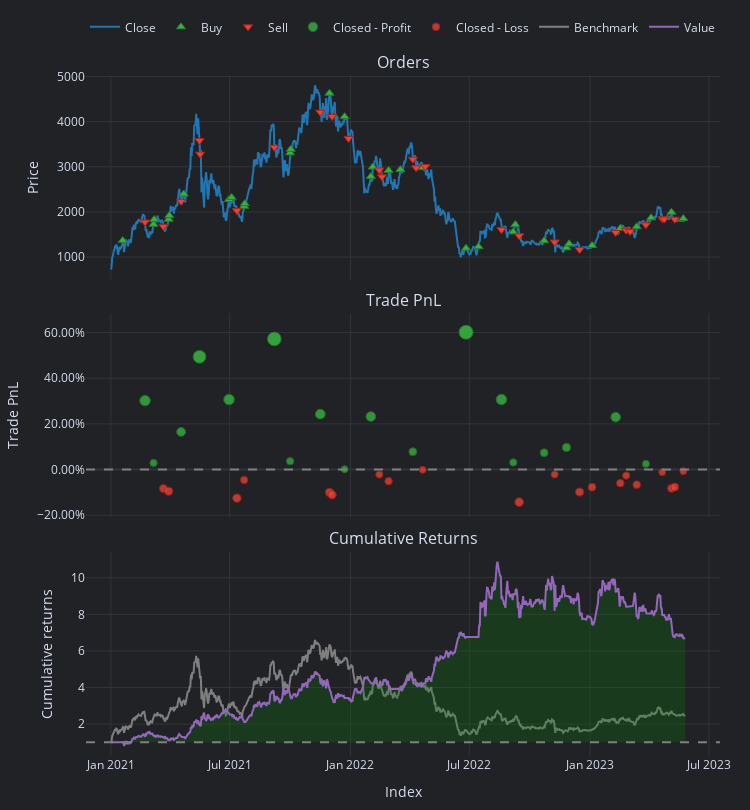

Notebook source saved alongside this figure:
### Markdown cell above
Suppose you want to select the best Sharpe Ratio, for this you will want to filter over the list of portfolio simulations. Here is how we did it before we did the looping. If your kernel crashed on that section then this next section won't work, just don't run these cells.

### Code cell
# print the total returns for all the combinations
print(f'The best total return is {pf.total_return.max()}')
print(f'The best long and short period combination is {pf.total_return.idxmax()}')

# Isolate the best Sharpe ratio portfolio
best_sharpe = pf.sharpe_ratio.max()
print(f'The best Sharpe ratio of all the combinations is {best_sharpe:.2f}')
best_sharpe_combination = pf.sharpe_ratio.idxmax()
print(f'The best combination is {best_sharpe_combination}')

# Isolate the best Sortino ratio portfolio
best_sortino = pf.sortino_ratio.max()
print(f'The best Sortino ratio of all the combinations is {best_sortino:.2f}')
best_sortino_combination = pf.sortino_ratio.idxmax()
print(f'The best combination is {best_sortino_combination}')

# Isolate the best Win rate portfolio
best_win_rate = pf.trades.win_rate.max() # Note these are in the portfolio.trades object not the portfolio object
print(f'The best Win rate of all the combinations is {best_win_rate:.2f}')
best_win_rate_combination = pf.trades.win_rate.idxmax() 
print(f'The best combination is {best_win_rate_combination}')

# Isolate the best max drawdown
best_max_drawdown = pf.max_drawdown.max()
print(f'The best max drawdown of all the combinations is {best_max_drawdown:.2%}')
best_max_drawdown_combination = pf.max_drawdown.idxmax()
print(f'The best combination is {best_max_drawdown_combination}')

# You get the gist. You can do this for any of the metrics in the stats dataframe

# Show the portfolio backtest simulation
# pf[13,9].plot().show() # you can call the pf object like a dictionary to get the backtest of a specific combination
# The above is the same as 
pf[best_sharpe_combination].plot().show() # you can call the pf object like a dictionary to get the backtest of a specific combination

# Show the portfolio backtest simulation

### Figure 1 — Plotly figure (JSON) as saved in the notebook; plotly's stock layout.template omitted (floating-point values rounded to 4 significant figures; data arrays with more than 128 entries replaced by an {"elided": "..."} marker saying what was removed)
{"data": [{"legendgroup": "0", "line": {"color": "#1f77b4"}, "mode": "lines", "name": "Close", "showlegend": true, "type": "scatter", "uid": "4b94bcf5-2c6f-46b4-9651-396e0f8f7092", "x": {"elided": "876 str values"}, "xaxis": "x", "y": {"elided": "876 float values"}, "yaxis": "y"}, {"customdata": {"elided": "32x9 mixed values"}, "hovertemplate": "<br>Order Id: %{customdata[0]}\n<br>Signal Index: %{customdata[1]}\n<br>Creation Index: %{customdata[2]}\n<br>Fill Index: %{customdata[3]}\n<br>Size: %{customdata[4]:,}\n<br>Price: %{customdata[5]:,}\n<br>Fees: %{customdata[6]:,}\n<br>Type: %{customdata[7]}\n<br>Stop Type: %{customdata[8]}", "marker": {"color": "#37B13F", "line": {"color": "rgb(38,123,44)", "width": 1}, "size": 8, "symbol": "triangle-up"}, "mode": "markers", "name": "Buy", "type": "scatter", "uid": "6512448f-1668-4d5d-9266-44ef010d9478", "x": ["2021-01-19T00:00:00+00:00", "2021-03-07T00:00:00+00:00", "2021-03-08T00:00:00+00:00", "2021-03-30T00:00:00+00:00", "2021-03-31T00:00:00+00:00", "2021-04-22T00:00:00+00:00", "2021-06-30T00:00:00+00:00", "2021-07-04T00:00:00+00:00", "2021-07-23T00:00:00+00:00", "2021-07-24T00:00:00+00:00", "2021-10-01T00:00:00+00:00", "2021-10-02T00:00:00+00:00", "2021-11-30T00:00:00+00:00", "2021-12-23T00:00:00+00:00", "2022-02-01T00:00:00+00:00", "2022-02-04T00:00:00+00:00", "2022-02-28T00:00:00+00:00", "2022-03-18T00:00:00+00:00", "2022-04-21T00:00:00+00:00", "2022-06-26T00:00:00+00:00", "2022-07-15T00:00:00+00:00", "2022-09-06T00:00:00+00:00", "2022-09-09T00:00:00+00:00", "2022-10-23T00:00:00+00:00", "2022-11-26T00:00:00+00:00", "2022-11-30T00:00:00+00:00", "2023-01-04T00:00:00+00:00", "2023-02-16T00:00:00+00:00", "2023-03-13T00:00:00+00:00", "2023-04-04T00:00:00+00:00", "2023-05-05T00:00:00+00:00", "2023-05-23T00:00:00+00:00"], "xaxis": "x", "y": [1365.0, 1726.0, 1833.0, 1840.0, 1919.0, 2398.0, 2276.0, 2323.0, 2124.0, 2185.0, 3310.0, 3388.0, 4630.0, 4111.0, 2787.0, 2995.0, 2921.0, 2939.0, 2984.0, 1198.0, 1231.0, 1559.0, 1718.0, 1364.0, 1206.0, 1294.0, 1257.0, 1638.0, 1673.0, 1870.0, 1993.0, 1854.0], "yaxis": "y"}, {"customdata": {"elided": "26x9 mixed values"}, "hovertemplate": "<br>Order Id: %{customdata[0]}\n<br>Signal Index: %{customdata[1]}\n<br>Creation Index: %{customdata[2]}\n<br>Fill Index: %{customdata[3]}\n<br>Size: %{customdata[4]:,}\n<br>Price: %{customdata[5]:,}\n<br>Fees: %{customdata[6]:,}\n<br>Type: %{customdata[7]}\n<br>Stop Type: %{customdata[8]}", "marker": {"color": "#EA4335", "line": {"color": "rgb(181,31,18)", "width": 1}, "size": 8, "symbol": "triangle-down"}, "mode": "markers", "name": "Sell", "type": "scatter", "uid": "a8b2e6fa-dda3-4d36-a6be-249090c6581c", "x": ["2021-02-22T00:00:00+00:00", "2021-03-22T00:00:00+00:00", "2021-04-18T00:00:00+00:00", "2021-05-16T00:00:00+00:00", "2021-05-17T00:00:00+00:00", "2021-07-12T00:00:00+00:00", "2021-09-07T00:00:00+00:00", "2021-11-16T00:00:00+00:00", "2021-12-04T00:00:00+00:00", "2021-12-29T00:00:00+00:00", "2022-02-14T00:00:00+00:00", "2022-02-18T00:00:00+00:00", "2022-04-06T00:00:00+00:00", "2022-04-11T00:00:00+00:00", "2022-04-25T00:00:00+00:00", "2022-08-19T00:00:00+00:00", "2022-09-15T00:00:00+00:00", "2022-11-08T00:00:00+00:00", "2022-12-16T00:00:00+00:00", "2023-02-09T00:00:00+00:00", "2023-02-25T00:00:00+00:00", "2023-03-03T00:00:00+00:00", "2023-03-27T00:00:00+00:00", "2023-04-21T00:00:00+00:00", "2023-04-24T00:00:00+00:00", "2023-05-10T00:00:00+00:00"], "xaxis": "x", "y": [1778.0, 1681.0, 2236.0, 3582.0, 3283.0, 2032.0, 3435.0, 4210.0, 4117.0, 3630.0, 2930.0, 2779.0, 3169.0, 2980.0, 3007.0, 1609.0, 1473.0, 1335.0, 1167.0, 1545.0, 1595.0, 1569.0, 1715.0, 1849.0, 1842.0, 1841.0], "yaxis": "y"}, {"customdata": [["0", "0", "2021-02-22 00:00:00+00:00", 30.19, 0.3019], ["1", "1", "2021-03-07 00:00:00+00:00", 3.766, 0.02893], ["4", "4", "2021-04-18 00:00:00+00:00", 18.32, 0.1648], ["5", "5", "2021-05-16 00:00:00+00:00", 63.95, 0.4938], ["6", "6", "2021-06-30 00:00:00+00:00", 59.34, 0.3067], ["9", "9", "2021-09-07 00:00:00+00:00", 120.7, 0.5721], ["10", "10", "2021-10-01 00:00:00+00:00", 12.04, 0.0363], ["11", "11", "2021-11-16 00:00:00+00:00", 83.41, 0.2426], ["14", "14", "2021-12-23 00:00:00+00:00", 0.485, 0.001418], ["15", "15", "2022-02-01 00:00:00+00:00", 79.51, 0.2322], ["18", "18", "2022-04-06 00:00:00+00:00", 30.6, 0.07812], ["20", "20", "2022-06-26 00:00:00+00:00", 253.7, 0.6016], ["21", "21", "2022-08-19 00:00:00+00:00", 207.3, 0.3068], ["22", "22", "2022-09-06 00:00:00+00:00", 27.43, 0.03108], ["24", "24", "2022-10-23 00:00:00+00:00", 57.5, 0.07371], ["26", "26", "2022-11-26 00:00:00+00:00", 79.31, 0.09677], ["29", "29", "2023-02-09 00:00:00+00:00", 171.6, 0.2295], ["33", "33", "2023-03-27 00:00:00+00:00", 19.61, 0.02496]], "hovertemplate": "<br>Exit Trade Id: %{customdata[0]}\n<br>Position Id: %{customdata[1]}\n<br>Exit Index: %{customdata[2]}\n<br>PnL: %{customdata[3]:,}\n<br>Return: %{customdata[4]:,%}", "marker": {"color": "#37B13F", "line": {"color": "rgb(38,123,44)", "width": 1}, "opacity": [0.8251, 0.7569, 0.7909, 0.8731, 0.8263, 0.8926, 0.7587, 0.8103, 0.75, 0.8077, 0.7692, 0.9, 0.8263, 0.7574, 0.7681, 0.7739, 0.807, 0.7559], "size": [10.51, 7.322, 8.906, 12.74, 10.56, 13.66, 7.408, 9.814, 7.002, 9.693, 7.896, 14, 10.56, 7.347, 7.844, 8.113, 9.661, 7.276], "symbol": "circle"}, "mode": "markers", "name": "Closed - Profit", "type": "scatter", "uid": "30cc8390-f1f8-40ef-a211-cdb8e75362a3", "x": ["2021-02-22T00:00:00+00:00", "2021-03-07T00:00:00+00:00", "2021-04-18T00:00:00+00:00", "2021-05-16T00:00:00+00:00", "2021-06-30T00:00:00+00:00", "2021-09-07T00:00:00+00:00", "2021-10-01T00:00:00+00:00", "2021-11-16T00:00:00+00:00", "2021-12-23T00:00:00+00:00", "2022-02-01T00:00:00+00:00", "2022-04-06T00:00:00+00:00", "2022-06-26T00:00:00+00:00", "2022-08-19T00:00:00+00:00", "2022-09-06T00:00:00+00:00", "2022-10-23T00:00:00+00:00", "2022-11-26T00:00:00+00:00", "2023-02-09T00:00:00+00:00", "2023-03-27T00:00:00+00:00"], "xaxis": "x2", "y": [0.3019, 0.02893, 0.1648, 0.4938, 0.3067, 0.5721, 0.0363, 0.2426, 0.001418, 0.2322, 0.07812, 0.6016, 0.3068, 0.03108, 0.07371, 0.09677, 0.2295, 0.02496], "yaxis": "y2"}, {"customdata": [["2", "2", "2021-03-22 00:00:00+00:00", -11.12, -0.08303], ["3", "3", "2021-03-30 00:00:00+00:00", -11.65, -0.09488], ["7", "7", "2021-07-12 00:00:00+00:00", -31.68, -0.1253], ["8", "8", "2021-07-23 00:00:00+00:00", -10.09, -0.04561], ["12", "12", "2021-11-30 00:00:00+00:00", -42.67, -0.09989], ["13", "13", "2021-12-04 00:00:00+00:00", -42.6, -0.1108], ["16", "16", "2022-02-14 00:00:00+00:00", -9.19, -0.02178], ["17", "17", "2022-02-28 00:00:00+00:00", -21.01, -0.0509], ["19", "19", "2022-04-21 00:00:00+00:00", -0.5442, -0.001289], ["23", "23", "2022-09-15 00:00:00+00:00", -130.0, -0.1429], ["25", "25", "2022-11-08 00:00:00+00:00", -18.07, -0.02157], ["27", "27", "2022-12-16 00:00:00+00:00", -88.63, -0.0986], ["28", "28", "2023-01-04 00:00:00+00:00", -62.55, -0.07719], ["30", "30", "2023-02-16 00:00:00+00:00", -55.02, -0.05985], ["31", "31", "2023-02-25 00:00:00+00:00", -22.83, -0.02641], ["32", "32", "2023-03-13 00:00:00+00:00", -55.76, -0.06627], ["34", "34", "2023-04-21 00:00:00+00:00", -9.296, -0.01154], ["35", "35", "2023-05-05 00:00:00+00:00", -65.46, -0.08223], ["36", "36", "2023-05-10 00:00:00+00:00", -55.88, -0.07649], ["37", "37", "2023-05-23 00:00:00+00:00", -4.842, -0.007176]], "hovertemplate": "<br>Exit Trade Id: %{customdata[0]}\n<br>Position Id: %{customdata[1]}\n<br>Exit Index: %{customdata[2]}\n<br>PnL: %{customdata[3]:,}\n<br>Return: %{customdata[4]:,%}", "marker": {"color": "#EA4335", "line": {"color": "rgb(181,31,18)", "width": 1}, "opacity": [0.7704, 0.7734, 0.781, 0.7611, 0.7746, 0.7774, 0.7551, 0.7624, 0.75, 0.7854, 0.7551, 0.7743, 0.769, 0.7646, 0.7563, 0.7662, 0.7526, 0.7702, 0.7688, 0.7515], "size": [7.953, 8.091, 8.446, 7.517, 8.15, 8.277, 7.239, 7.578, 7, 8.651, 7.237, 8.135, 7.885, 7.683, 7.293, 7.758, 7.12, 7.944, 7.877, 7.069], "symbol": "circle"}, "mode": "markers", "name": "Closed - Loss", "type": "scatter", "uid": "da3a196d-53d7-4910-9763-c0311723f10e", "x": ["2021-03-22T00:00:00+00:00", "2021-03-30T00:00:00+00:00", "2021-07-12T00:00:00+00:00", "2021-07-23T00:00:00+00:00", "2021-11-30T00:00:00+00:00", "2021-12-04T00:00:00+00:00", "2022-02-14T00:00:00+00:00", "2022-02-28T00:00:00+00:00", "2022-04-21T00:00:00+00:00", "2022-09-15T00:00:00+00:00", "2022-11-08T00:00:00+00:00", "2022-12-16T00:00:00+00:00", "2023-01-04T00:00:00+00:00", "2023-02-16T00:00:00+00:00", "2023-02-25T00:00:00+00:00", "2023-03-13T00:00:00+00:00", "2023-04-21T00:00:00+00:00", "2023-05-05T00:00:00+00:00", "2023-05-10T00:00:00+00:00", "2023-05-23T00:00:00+00:00"], "xaxis": "x2", "y": [-0.08303, -0.09488, -0.1253, -0.04561, -0.09989, -0.1108, -0.02178, -0.0509, -0.001289, -0.1429, -0.02157, -0.0986, -0.07719, -0.05985, -0.02641, -0.06627, -0.01154, -0.08223, -0.07649, -0.007176], "yaxis": "y2"}, {"legendgroup": "1", "line": {"color": "#7f7f7f"}, "mode": "lines", "name": "Benchmark", "showlegend": true, "type": "scatter", "uid": "38496e7d-6543-4d70-9a64-b1b0e6ed30bd", "x": {"elided": "876 str values"}, "xaxis": "x3", "y": {"elided": "876 float values"}, "yaxis": "y3"}, {"hoverinfo": "skip", "line": {"color": "rgba(0, 0, 0, 0)", "width": 0}, "mode": "lines", "opacity": 0, "showlegend": false, "type": "scatter", "uid": "ef0bc959-fd21-4f9e-b66a-5e24b072b5b0", "x": {"elided": "876 str values"}, "xaxis": "x3", "y": {"elided": "876 int values"}, "yaxis": "y3"}, {"connectgaps": false, "fill": "tonexty", "fillcolor": "rgba(0, 128, 0, 0.25)", "hoverinfo": "skip", "line": {"color": "rgba(0, 0, 0, 0)", "width": 0}, "mode": "lines", "opacity": 0, "showlegend": false, "type": "scatter", "uid": "ac8943e1-1c8a-45e9-a095-e6e73bca392d", "x": {"elided": "876 str values"}, "xaxis": "x3", "y": {"elided": "876 float values"}, "yaxis": "y3"}, {"hoverinfo": "skip", "line": {"color": "rgba(0, 0, 0, 0)", "width": 0}, "mode": "lines", "opacity": 0, "showlegend": false, "type": "scatter", "uid": "03754540-8b8f-43ab-8ffa-6ce4ff63ca4d", "x": {"elided": "876 str values"}, "xaxis": "x3", "y": {"elided": "876 int values"}, "yaxis": "y3"}, {"connectgaps": false, "fill": "tonexty", "fillcolor": "rgba(255, 0, 0, 0.25)", "hoverinfo": "skip", "line": {"color": "rgba(0, 0, 0, 0)", "width": 0}, "mode": "lines", "opacity": 0, "showlegend": false, "type": "scatter", "uid": "71020841-6d5c-456c-9cdc-31ac3b0e8038", "x": {"elided": "876 str values"}, "xaxis": "x3", "y": {"elided": "876 float values"}, "yaxis": "y3"}, {"legendgroup": "2", "line": {"color": "#9467bd"}, "mode": "lines", "name": "Value", "showlegend": true, "type": "scatter", "uid": "9c68ea0d-9365-4fe0-8bbe-3219cd525b83", "x": {"elided": "876 str values"}, "xaxis": "x3", "y": {"elided": "876 float values"}, "yaxis": "y3"}, {"hoverinfo": "skip", "line": {"color": "rgba(0, 0, 0, 0)", "width": 0}, "mode": "lines", "opacity": 0, "showlegend": false, "type": "scatter", "uid": "82e690c8-0904-4419-8627-96ddd6683fd1", "x": {"elided": "876 str values"}, "xaxis": "x3", "y": {"elided": "876 int values"}, "yaxis": "y3"}], "layout": {"annotations": [{"font": {"size": 16}, "showarrow": false, "text": "Orders", "x": 0.5, "xanchor": "center", "xref": "paper", "y": 1, "yanchor": "bottom", "yref": "paper"}, {"font": {"size": 16}, "showarrow": false, "text": "Trade PnL", "x": 0.5, "xanchor": "center", "xref": "paper", "y": 0.6502, "yanchor": "bottom", "yref": "paper"}, {"font": {"size": 16}, "showarrow": false, "text": "Cumulative Returns", "x": 0.5, "xanchor": "center", "xref": "paper", "y": 0.3004, "yanchor": "bottom", "yref": "paper"}], "height": 810, "legend": {"orientation": "h", "traceorder": "normal", "x": 1, "xanchor": "right", "y": 1.049, "yanchor": "bottom"}, "margin": {"b": 30, "l": 30, "r": 30, "t": 30}, "shapes": [{"line": {"color": "gray", "dash": "dash"}, "type": "line", "x0": 0, "x1": 1, "xref": "paper", "y0": 0, "y1": 0, "yref": "y2"}, {"line": {"color": "gray", "dash": "dash"}, "type": "line", "x0": 0, "x1": 1, "xref": "paper", "y0": 1, "y1": 1, "yref": "y3"}], "showlegend": true, "width": 750, "xaxis": {"anchor": "y", "domain": [0, 1], "matches": "x3", "showticklabels": false}, "xaxis2": {"anchor": "y2", "domain": [0, 1], "matches": "x3", "showticklabels": false}, "xaxis3": {"anchor": "y3", "domain": [0, 1], "title": {"text": "Index"}}, "yaxis": {"anchor": "x", "domain": [0.6996, 1], "title": {"text": "Price"}}, "yaxis2": {"anchor": "x2", "domain": [0.3498, 0.6502], "tickformat": ".2%", "title": {"text": "Trade PnL"}}, "yaxis3": {"anchor": "x3", "domain": [0, 0.3004], "title": {"text": "Cumulative returns"}}}}
